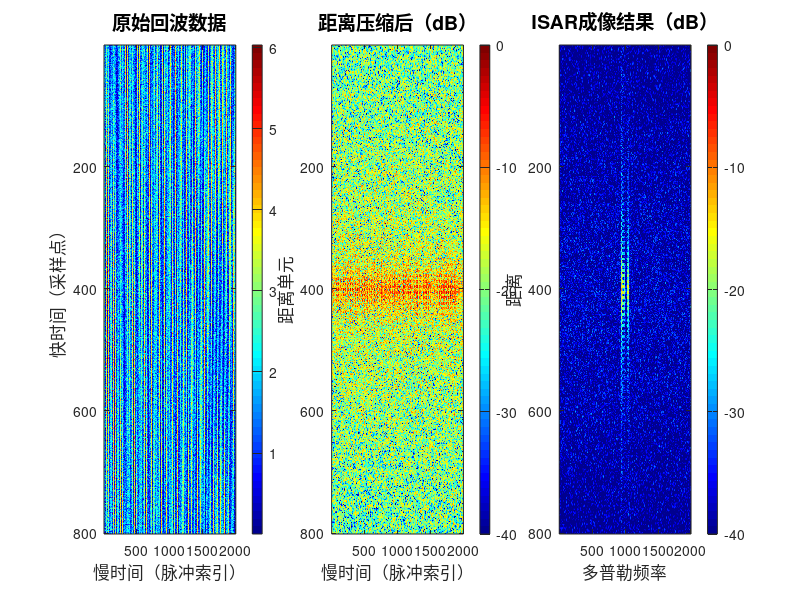

MATLAB code to generate this figure:
%% ISAR成像演示 - 无人机雷达图像生成
% 用途：快速验证ISAR成像算法
% 运行方法：直接在MATLAB里运行即可

clear; clc; close all;

fprintf('====================================\n');
fprintf('  ISAR成像演示开始\n');
fprintf('====================================\n\n');

%% 1. 雷达参数设置
fc = 28e9;              % 载波频率 28GHz (5G毫米波)
c = 3e8;                % 光速
lambda = c/fc;          % 波长
B = 400e6;              % 带宽 400MHz
Tp = 1e-6;              % 脉冲宽度 1微秒
fs = 2*B;               % 采样率
Kr = B/Tp;              % 调频率

fprintf('雷达参数:\n');
fprintf('  载波频率: %.1f GHz\n', fc/1e9);
fprintf('  带宽: %.0f MHz\n', B/1e6);
fprintf('  距离分辨率: %.2f cm\n\n', c/(2*B)*100);

%% 2. 无人机目标模型（4个散射点）
% 模拟一个十字形无人机
target_points = [
    0,    0,    0;      % 中心点
    0.3,  0,    0;      % 右臂
   -0.3,  0,    0;      % 左臂
    0,    0.25, 0       % 前臂
];
num_points = size(target_points, 1);

fprintf('目标设置:\n');
fprintf('  散射点数量: %d 个\n\n', num_points);

%% 3. 观测参数
omega = 0.5;            % 旋转角速度 0.5 rad/s
T_obs = 2;              % 观测时间 2秒
PRF = 1000;             % 脉冲重复频率
slow_time = 0:1/PRF:T_obs;
num_pulses = length(slow_time);

fprintf('观测参数:\n');
fprintf('  观测时间: %.1f 秒\n', T_obs);
fprintf('  脉冲数量: %d\n\n', num_pulses);

%% 4. 生成回波数据
fprintf('正在生成回波数据...\n');

fast_time = 0:1/fs:Tp;
num_samples = length(fast_time);
echo = zeros(num_samples, num_pulses);

R0 = 1000;  % 初始距离 1000米

for p = 1:num_pulses
    theta = omega * slow_time(p);  % 当前旋转角度
    
    for k = 1:num_points
        % 计算旋转后的坐标
        x_rot = target_points(k,1)*cos(theta) - target_points(k,2)*sin(theta);
        y_rot = target_points(k,1)*sin(theta) + target_points(k,2)*cos(theta);
        
        % 计算瞬时距离
        R = R0 + y_rot;
        % 使用相对时延（已补偿参考距离R0的固定时延）
        % 若用绝对时延 tau=2R/c≈6.67μs >> fast_time上限1μs，信号会被因果性约束全部清零
        tau = 2*(R - R0)/c;  % 相对时延（量级约±2ns，远小于1μs快时间窗口）

        % 生成线性调频信号（相位保留绝对距离R，用于记录旋转多普勒信息）
        sig = exp(1j*pi*Kr*(fast_time - tau).^2) .* ...
              exp(-1j*4*pi*fc*R/c);
        
        echo(:, p) = echo(:, p) + sig';
    end
    
    % 显示进度
    if mod(p, 400) == 0
        fprintf('  进度: %d/%d\n', p, num_pulses);
    end
end

% 加入噪声
SNR_dB = 10;
try
    echo = awgn(echo, SNR_dB, 'measured');
catch
    % 没有 Communications Toolbox，手动添加高斯白噪声
    signal_power = mean(abs(echo(:)).^2);
    noise_power = signal_power / (10^(SNR_dB/10));
    noise = sqrt(noise_power/2) * (randn(size(echo)) + 1j*randn(size(echo)));
    echo = echo + noise;
end

fprintf('  回波数据生成完成！\n\n');

%% 5. 距离压缩（匹配滤波）
fprintf('正在进行距离压缩...\n');

ref_signal = exp(1j*pi*Kr*fast_time.^2);
matched_filter = conj(fliplr(ref_signal));

range_compressed = zeros(size(echo));
for p = 1:num_pulses
    range_compressed(:,p) = conv(echo(:,p), matched_filter, 'same');
end

fprintf('  距离压缩完成！\n\n');

%% 6. 方位压缩（FFT）
fprintf('正在进行方位压缩...\n');

isar_image = fftshift(fft(range_compressed, [], 2), 2);

fprintf('  方位压缩完成！\n\n');

%% 7. 显示结果
fprintf('正在生成图像...\n');

figure('Name', 'ISAR成像结果', 'Position', [100, 100, 1400, 500]);
set(gcf, 'Color', 'w');

% 子图1：原始回波
subplot(1,3,1);
imagesc(abs(echo));
colormap(jet);
colorbar;
title('原始回波数据', 'FontSize', 14);
xlabel('慢时间（脉冲索引）', 'FontSize', 12);
ylabel('快时间（采样点）', 'FontSize', 12);

% 子图2：距离压缩后（归一化dB显示，便于观察幅度分布）
subplot(1,3,2);
rc_norm = 20*log10(abs(range_compressed)/max(abs(range_compressed(:))) + eps);
imagesc(rc_norm);
colorbar;
title('距离压缩后（dB）', 'FontSize', 14);
xlabel('慢时间（脉冲索引）', 'FontSize', 12);
ylabel('距离单元', 'FontSize', 12);
caxis([-40 0]);

% 子图3：ISAR图像（归一化后再显示，caxis[-40,0]才有意义）
subplot(1,3,3);
isar_norm = 20*log10(abs(isar_image)/max(abs(isar_image(:))) + eps);
imagesc(isar_norm);
colorbar;
title('ISAR成像结果（dB）', 'FontSize', 14);
xlabel('多普勒频率', 'FontSize', 12);
ylabel('距离', 'FontSize', 12);
caxis([-40 0]);

% 保存图像
saveas(gcf, 'isar_result.png');
fprintf('  图像已保存为 isar_result.png\n\n');

%% 8. 性能报告
fprintf('====================================\n');
fprintf('  成像性能总结\n');
fprintf('====================================\n');
fprintf('距离分辨率: %.2f cm\n', c/(2*B)*100);
fprintf('方位分辨率: %.2f cm\n', lambda/(2*omega*T_obs)*100);
fprintf('图像大小: %d x %d\n', size(isar_image,1), size(isar_image,2));
fprintf('====================================\n');
fprintf('演示完成！请查看生成的图像。\n');
fprintf('====================================\n');
